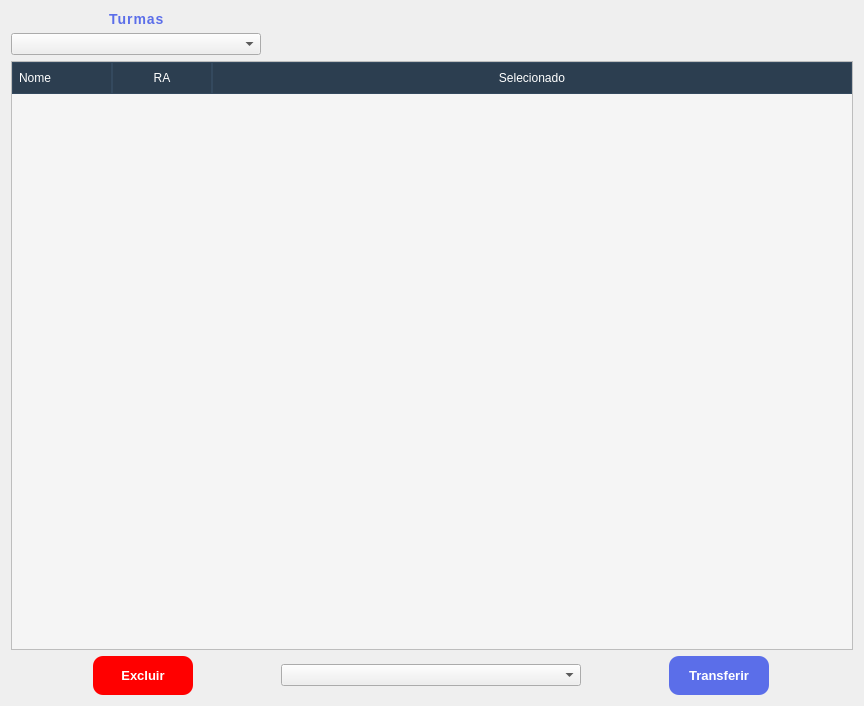
<?xml version="1.0" encoding="UTF-8"?>
<ui version="4.0">
 <class>Form</class>
 <widget class="QWidget" name="Form">
  <property name="geometry">
   <rect>
    <x>0</x>
    <y>0</y>
    <width>864</width>
    <height>706</height>
   </rect>
  </property>
  <property name="minimumSize">
   <size>
    <width>864</width>
    <height>706</height>
   </size>
  </property>
  <property name="maximumSize">
   <size>
    <width>864</width>
    <height>706</height>
   </size>
  </property>
  <property name="windowTitle">
   <string>Form</string>
  </property>
  <property name="styleSheet">
   <string notr="true">QLineEdit {
    background-color: #FFFFFF;
    color: #1E1E3A;
    border: 1.8px solid #D6DCF5;
    border-radius: 15px;
    padding: 11px 16px;
    font-size: 14px;
    font-family: 'Segoe UI', 'SF Pro Text', sans-serif;
    selection-background-color: #A8B8FF;
    selection-color: #1E1E3A;
}

QLineEdit:hover {
    border: 1.5px solid #A8B5E8;
    background-color: #FAFBFF;
}

QPushButton {
    background-color: #5B6EE9;
    color: #FFFFFF;
    border: none;
    border-radius: 10px;
    padding: 12px 12px;
    font-size: 13px;
    font-weight: 750;
    font-family: 'Segoe UI', 'SF Pro Text', sans-serif;

}

QPushButton:hover {
    background-color: #4A5DD6;
}

QToolButton {
	background-color: #5B6EE9;
    color: #FFFFFF;
    border: none;
    border-radius: 10px;
    padding: 10px 10px;
    font-size: 13px;
    font-weight: 750;
    font-family: 'Segoe UI', 'SF Pro Text', sans-serif;
}

QToolButton:hover {
    background-color: #4A5DD6;
}

QLabel {
	font-size: 14px;
    font-family: 'Segoe UI', 'SF Pro Text', sans-serif;
	font-weight: 600;
    letter-spacing: 1px;
    padding-left: 4px;
	color: #5B6EE9;
}

/*background principal barra*/
QScrollBar:vertical {
    background: white;
    width: 6px;
    margin: 10px 0 10px 0;
	border-radius: 2px;
 }

/*background barra*/
 QScrollBar::add-page:vertical, QScrollBar::sub-page:vertical {
	 background: none;
}

/*barra de rolagem*/
 QScrollBar::handle:vertical {
    background: #A8B5E8;
    min-height: 6px;
	border-radius: 2px;
 }

QScrollArea{
	border-radius: 5px;
	border: 1.5px solid #A8B5E8;
}


#btnExcluir {
    background-color: red;
    color: #FFFFFF;
    border: none;
    border-radius: 10px;
    padding: 12px 12px;
    font-size: 13px;
    font-weight: 750;
    font-family: 'Segoe UI', 'SF Pro Text', sans-serif;

}

QCheckBox {
    color: #5B6EE9;
    border: none;
    border-radius: 10px;
    padding: 10px 10px;
    font-size: 13px;
    font-weight: 750;
    font-family: 'Segoe UI', 'SF Pro Text', sans-serif;
}


QCheckBox::indicator {
    width: 30px;
    height: 30px;
    border: 1px solid #5A5A5A;
    border-radius: 5px;
    background-color: #fff;
}</string>
  </property>
  <layout class="QVBoxLayout" name="verticalLayout">
   <item>
    <layout class="QHBoxLayout" name="horizontalLayout">
     <item>
      <layout class="QVBoxLayout" name="verticalLayout_2">
       <property name="leftMargin">
        <number>0</number>
       </property>
       <item alignment="Qt::AlignLeft">
        <widget class="QLabel" name="labelTurmas_2">
         <property name="styleSheet">
          <string notr="true">QLabel { margin-left: 90px}</string>
         </property>
         <property name="text">
          <string>Turmas</string>
         </property>
        </widget>
       </item>
       <item alignment="Qt::AlignLeft|Qt::AlignVCenter">
        <widget class="QComboBox" name="comboBox">
         <property name="minimumSize">
          <size>
           <width>250</width>
           <height>0</height>
          </size>
         </property>
         <property name="maximumSize">
          <size>
           <width>7000</width>
           <height>7000</height>
          </size>
         </property>
        </widget>
       </item>
      </layout>
     </item>
    </layout>
   </item>
   <item>
    <widget class="QTableWidget" name="tableWidgetRooms">
     <property name="enabled">
      <bool>false</bool>
     </property>
     <property name="sizePolicy">
      <sizepolicy hsizetype="Expanding" vsizetype="Expanding">
       <horstretch>0</horstretch>
       <verstretch>0</verstretch>
      </sizepolicy>
     </property>
     <property name="styleSheet">
      <string notr="true">QTableWidget {
    background-color: #f5f5f5;
    gridline-color: #dcdcdc;
    font-size: 18px;
}

QHeaderView::section {
    background-color: #2c3e50;
    color: white;
    padding: 6px;
    border: 1px solid #34495e;
}

QTableWidget::item {
    padding: 5px;
}

QTableWidget::item:selected {
    background-color: #3498db;
    color: white;
}</string>
     </property>
     <attribute name="horizontalHeaderStretchLastSection">
      <bool>true</bool>
     </attribute>
     <attribute name="verticalHeaderShowSortIndicator" stdset="0">
      <bool>false</bool>
     </attribute>
     <attribute name="verticalHeaderStretchLastSection">
      <bool>true</bool>
     </attribute>
     <column>
      <property name="text">
       <string>Nome</string>
      </property>
      <property name="textAlignment">
       <set>AlignLeading|AlignVCenter</set>
      </property>
     </column>
     <column>
      <property name="text">
       <string>RA</string>
      </property>
     </column>
     <column>
      <property name="text">
       <string>Selecionado</string>
      </property>
     </column>
    </widget>
   </item>
   <item>
    <layout class="QHBoxLayout" name="horizontalLayout_2">
     <item>
      <widget class="QPushButton" name="btnExcluir">
       <property name="maximumSize">
        <size>
         <width>100</width>
         <height>16777215</height>
        </size>
       </property>
       <property name="layoutDirection">
        <enum>Qt::LeftToRight</enum>
       </property>
       <property name="text">
        <string>Excluir</string>
       </property>
      </widget>
     </item>
     <item>
      <widget class="QComboBox" name="transferCombo">
       <property name="maximumSize">
        <size>
         <width>300</width>
         <height>16777215</height>
        </size>
       </property>
      </widget>
     </item>
     <item>
      <widget class="QPushButton" name="btnConfir">
       <property name="maximumSize">
        <size>
         <width>100</width>
         <height>100</height>
        </size>
       </property>
       <property name="text">
        <string>Transferir</string>
       </property>
      </widget>
     </item>
    </layout>
   </item>
  </layout>
 </widget>
 <resources/>
 <connections/>
</ui>
